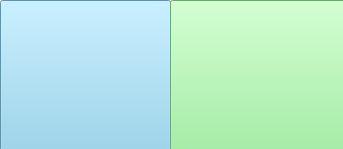
<?xml version="1.0" encoding="UTF-8"?>
<ui version="4.0">
 <class>Form</class>
 <widget class="QWidget" name="Form">
  <property name="geometry">
   <rect>
    <x>0</x>
    <y>0</y>
    <width>343</width>
    <height>149</height>
   </rect>
  </property>
  <property name="windowTitle">
   <string>Form</string>
  </property>
  <widget class="QPushButton" name="pushButton">
   <property name="geometry">
    <rect>
     <x>0</x>
     <y>0</y>
     <width>171</width>
     <height>151</height>
    </rect>
   </property>
   <property name="styleSheet">
    <string notr="true">background-color:skyblue;</string>
   </property>
   <property name="text">
    <string/>
   </property>
   <property name="icon">
    <iconset>
     <normaloff>29076.png</normaloff>29076.png</iconset>
   </property>
   <property name="iconSize">
    <size>
     <width>130</width>
     <height>130</height>
    </size>
   </property>
   <property name="checkable">
    <bool>false</bool>
   </property>
  </widget>
  <widget class="QPushButton" name="pushButton_2">
   <property name="geometry">
    <rect>
     <x>170</x>
     <y>0</y>
     <width>181</width>
     <height>151</height>
    </rect>
   </property>
   <property name="styleSheet">
    <string notr="true">background-color:lightgreen;</string>
   </property>
   <property name="text">
    <string/>
   </property>
   <property name="icon">
    <iconset>
     <normaloff>voice-45-470369 (1).png</normaloff>voice-45-470369 (1).png</iconset>
   </property>
   <property name="iconSize">
    <size>
     <width>140</width>
     <height>140</height>
    </size>
   </property>
  </widget>
 </widget>
 <resources/>
 <connections/>
</ui>
